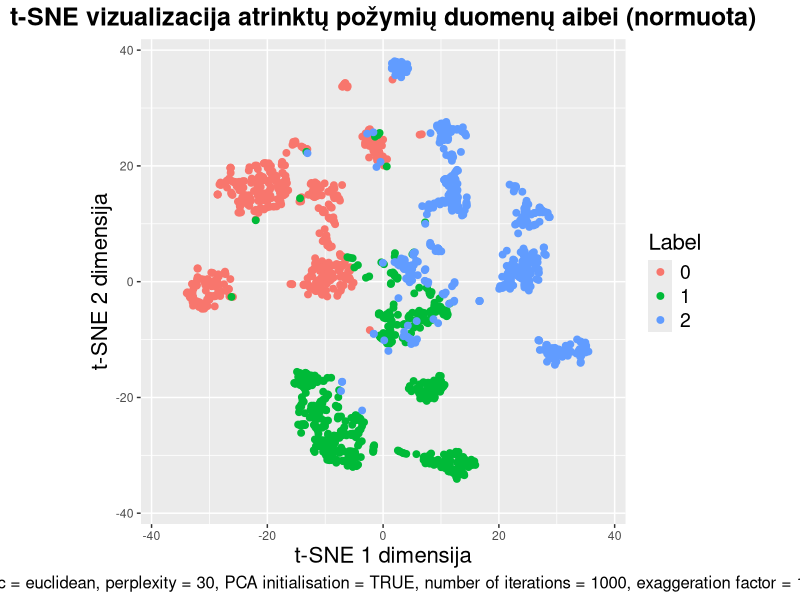

The R script that drew this image:
if (!require(Rtsne)) install.packages("Rtsne")
library(Rtsne)


if (!require(ggplot2)) install.packages("ggplot2")
library(ggplot2)
# 1. Įkeliame duomenis


ekg_data <- read.csv("t-SNE/normalized_NO_missing_1498_6.csv")

# 2. Atskiriame požymius ir klases
features <- ekg_data[, -ncol(ekg_data)]
labels   <- ekg_data[,  ncol(ekg_data)]

# Konvertuojame požymius į skaitinę matricą
features_numeric <- as.matrix(sapply(features, as.numeric))

# 3. Sukuriame t-SNE taikymo ir braižymo funkciją
apply_and_plot_t_sne <- function (data, parameters, label_col, title) {
  # Ištraukiame hiperparametrus
  perplexity <- as.numeric(parameters$perplexity)
  pca_init <- as.logical(parameters$pca_init)
  max_iter <- as.numeric(parameters$max_iter)
  eta <- as.numeric(parameters$eta)
  exaggeration_factor <- as.numeric(parameters$exaggeration_factor)

  # Pritaikome t-SNE
  tsne_result <- Rtsne(
    data,
    perplexity = perplexity,
    pca = pca_init,
    max_iter = max_iter,
    eta = eta,
    exaggeration_factor = exaggeration_factor,
    normalize = FALSE
  )

  # Išsaugome taškų koordinates
  tsne_coords <- tsne_result$Y
  colnames(tsne_coords) <- c("dim_1", "dim_2")

  # Pridedame klases
  tsne_df <- data.frame(tsne_coords, Label = as.factor(label_col))
  max_range <- max(abs(range(tsne_df$dim_1)), abs(range(tsne_df$dim_2)))

  # Braižome grafiką
  ggplot(tsne_df, aes(x = dim_1, y = dim_2, color = Label)) +
    geom_point(size = 2) +
    labs(
      title = title,
      x = "t-SNE 1 dimensija",
      y = "t-SNE 2 dimensija",
      caption = paste0(
        "Parametrai: distance metric = ", "euclidean",
        ", perplexity = ", perplexity,
        ", PCA initialisation = ", pca_init,
        ", number of iterations = ", max_iter,
        ", exaggeration factor = ", exaggeration_factor,
        ", learning rate = ", eta
      )
    ) +
    scale_x_continuous(limits = c(-max_range, max_range)) +
    scale_y_continuous(limits = c(-max_range, max_range)) +
    coord_equal() +
    theme(
      plot.title = element_text(hjust = 0.5, face = "bold", size = 18),
      plot.caption = element_text(hjust = 0.5, size = 12),
      legend.title = element_text(size = 16),
      legend.text = element_text(size = 14),
      axis.title = element_text(size = 16)
    )
}

# 4. Nustatome hiperparametrus ir paleidžiame t-SNE
set.seed(1000)
params <- list(
  perplexity = 30,
  pca_init = TRUE,
  max_iter = 1000,
  eta = 200,
  exaggeration_factor = 12
)

apply_and_plot_t_sne(
  data = features_numeric,
  parameters = params,
  label_col = labels,
  title = "t-SNE vizualizacija atrinktų požymių duomenų aibei (normuota)"
)
